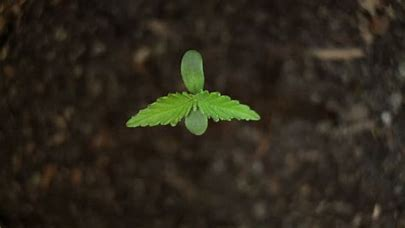
#> input picture Tutorials/2.jpg, 405 x 228 px
$ python tutorial_threshold.py
#> lines starting #> are read from the running program, lines starting #| are printed output that depends on the picture; after the words box and inside, x2 and y2 are one past the last pixel; in counts of white or black regions, pixels touching at a corner belong together; long printed decimals are rounded
import copy
import cv2

## Threshold Example
red = (0.0, 255.0)
green = (75.0, 255.0)
blue = (0.0, 255.0)

hue = [21.582734842094585, 180.0]
saturation = [0.0, 255.0]
luminance = [0.0, 255.0]

img = cv2.imread('2.jpg', 1)
#> img is the input picture: shape (228, 405, 3); mean B, G, R 27.7, 39.4, 44.8

"""
Function name: cvtColor
Purpose: convert between different image types

Parameters:
    cv2 image
    cv2 color conversion types (search up cv2.COLOR_BGR2RGB for more info)
"""
img_rgb = cv2.cvtColor(img, cv2.COLOR_BGR2RGB)
threshold_rgb = cv2.inRange(img_rgb,
                            (red[0], green[0], blue[0]),
                            (red[1], green[1], blue[1]))
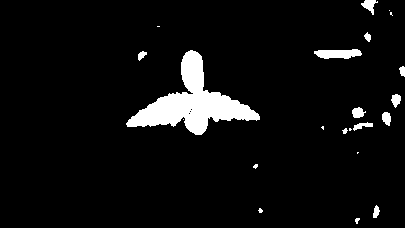
#> threshold_rgb: shape (228, 405); 5.6% white; 22 white regions (9 under 20 px), largest, box (x1, y1, x2, y2) and area: (126, 50, 260, 135) 4023, (314, 49, 362, 59) 357, (361, 0, 378, 15) 125

img_hsl = cv2.cvtColor(img, cv2.COLOR_BGR2HLS)
#> img_hsl: shape (228, 405, 3); mean of channels 0, 1, 2 17.1, 37.3, 67.5
threshold_hsl = cv2.inRange(img_hsl,
                            (hue[0], luminance[0], saturation[0]),
                            (hue[1], luminance[1], saturation[1]))
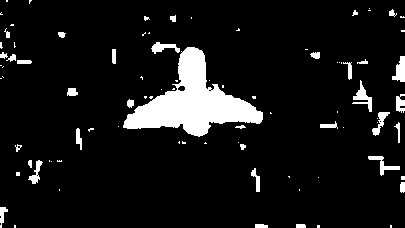
#> threshold_hsl: shape (228, 405); 8.6% white; 89 white regions (55 under 20 px), largest, box (x1, y1, x2, y2) and area: (123, 47, 263, 137) 5168, (352, 80, 372, 112) 231, (392, 56, 405, 82) 211
'''
cv2.imshow('threshold_rgb', threshold_rgb)
cv2.imshow('threshold_hsl', threshold_hsl)
cv2.waitKey(100)
'''

img_grey = cv2.imread('2.jpg', 0)
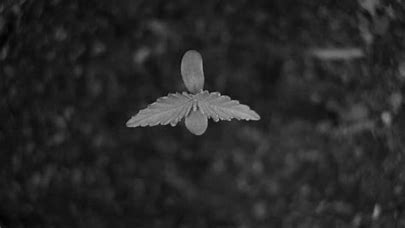
#> img_grey: shape (228, 405); min 2, max 181, mean 39.6

def maskByThreshold (img, thresh):
    """take an img and mask it based off thresh (tuple of green) return an img"""
    red = (0.0, 255.0)
    green = thresh
    blue = (0.0, 255.0)
    threshold_rgb = cv2.inRange (img,
                                (red[0], green[0], blue[0]),
                                (red[1], green[1], blue[1]))
    return cv2.bitwise_and (img, img, mask=threshold_rgb)


#lowest brightness w/o mask = 36.41217240632445
def avgOfNoneBlack (img):
    avgSum = 0
    totPix = 0
    img_grey = cv2.cvtColor(img, cv2.COLOR_BGR2GRAY)
    width, height = img_grey.shape
    for i in range (width):
        for j in range (height):
            if img_grey [i][j] != 0:
                avgSum += (img_grey[i][j])
                totPix += 1
    return avgSum/totPix

def avg (img):
    avgSum = 0
    totPix = 0
    img_grey = cv2.cvtColor(img, cv2.COLOR_BGR2GRAY)
        # possible error here
    width, height = img_grey.shape
    for i in range (width):
        for j in range (height):
            #if img_grey [i][j] != 0:
                avgSum += (img_grey[i][j])
                totPix += 1
    return avgSum/totPix

def scalar (goal, curr):
    return goal/curr

def scaleBrightness(img, goalBright):
    imgc = copy.deepcopy (img)
    height,width, channels = imgc.shape
    #currBright = avg (imgc)
    #c = scalar(goalBright, currBright)
    c=1.5
    for w in range (width):
        for h in range (height):
            imgc [h][w][0] = imgc [h][w][0] * c
            imgc [h][w][1] = imgc [h][w][1] * c
            imgc [h][w][2] = imgc [h][w][2] * c
            if imgc[h][w][0] > 255:     imgc[h][w][0] = 255
            if imgc[h][w][1] > 255:     imgc[h][w][1] = 255
            if imgc[h][w][2] > 255:     imgc[h][w][2] = 255
    return imgc

newBright = scaleBrightness (img, 40)
#> after the loop in scaleBrightness, `for w in range (width):`:
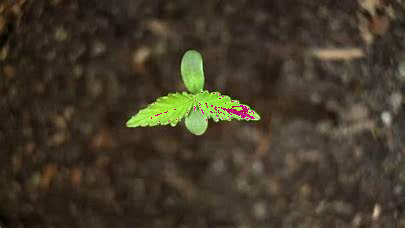
#> imgc: shape (228, 405, 3); mean B, G, R 41.2, 58, 67
cv2.imshow ("hihihi", newBright)
cv2.imshow ("Agh", img_rgb)


print(avgOfNoneBlack (maskByThreshold(img_rgb, (10,255))))
#> in maskByThreshold, `threshold_rgb = cv2.inRange (img, (red[0], green[0], blue[0]), (red[1]..`:
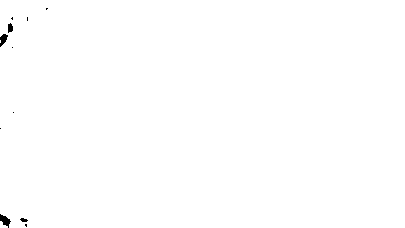
#> threshold_rgb: shape (228, 405); 99.8% white; 11 black regions (7 under 20 px), largest, box (x1, y1, x2, y2) and area: (0, 214, 11, 228) 79, (0, 34, 8, 47) 61, (8, 23, 13, 33) 39, (20, 218, 28, 222) 22
#> in maskByThreshold, `return cv2.bitwise_and (img, img, mask=threshold_rgb)`:
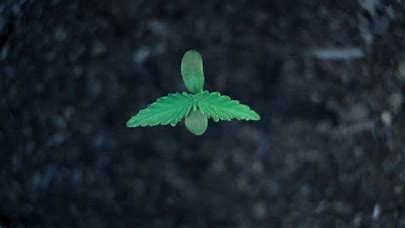
#> returned value: shape (228, 405, 3); mean of channels 0, 1, 2 44.8, 39.4, 27.7; drawn as B, G, R
#> in avgOfNoneBlack, `avgSum = 0`: avgSum = 0
#> after the loop in avgOfNoneBlack, `for i in range (width):`: avgSum = 3361115; totPix = 92120
#| 36.486

urmum = cv2.bitwise_and(img, img, mask=threshold_rgb)
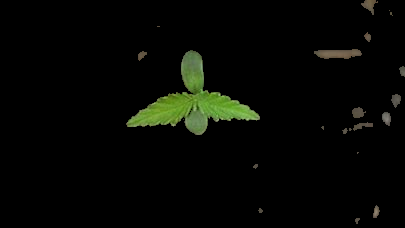
#> urmum: shape (228, 405, 3); mean B, G, R 3.5, 7.3, 5.7
urdad = cv2.bitwise_and(urmum, urmum, mask=threshold_hsl)
cv2.imshow("bit", urmum)
cv2.waitKey(0)
cv2.imshow("bitwise", urdad)
cv2.waitKey(0)


"""
self.__mask_1_input = source0
self.__mask_1_mask = self.hsl_threshold_output
(self.mask_1_output) = self.__mask(self.__mask_1_input, self.__mask_1_mask)
"""
